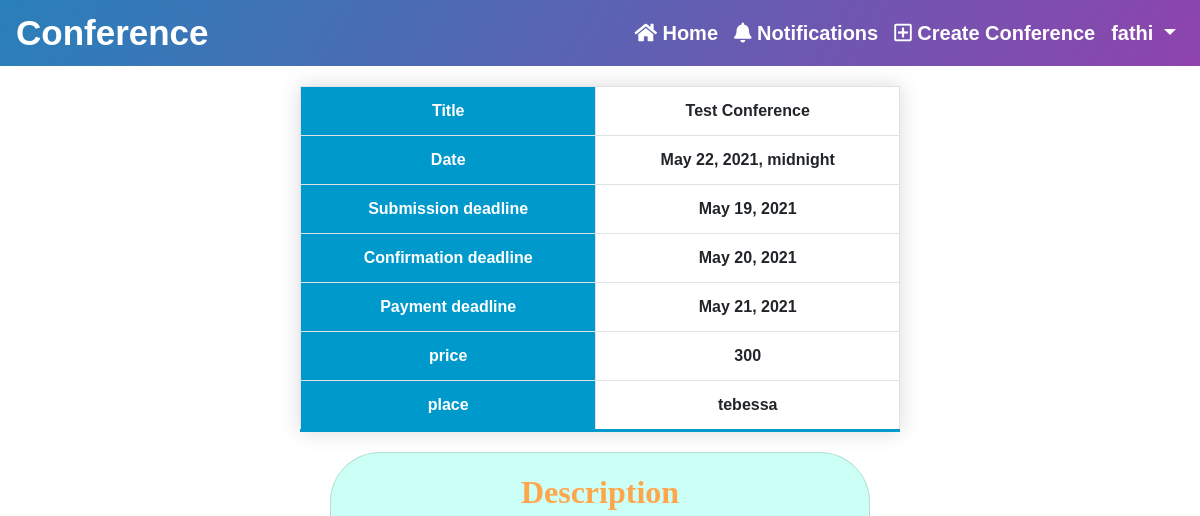
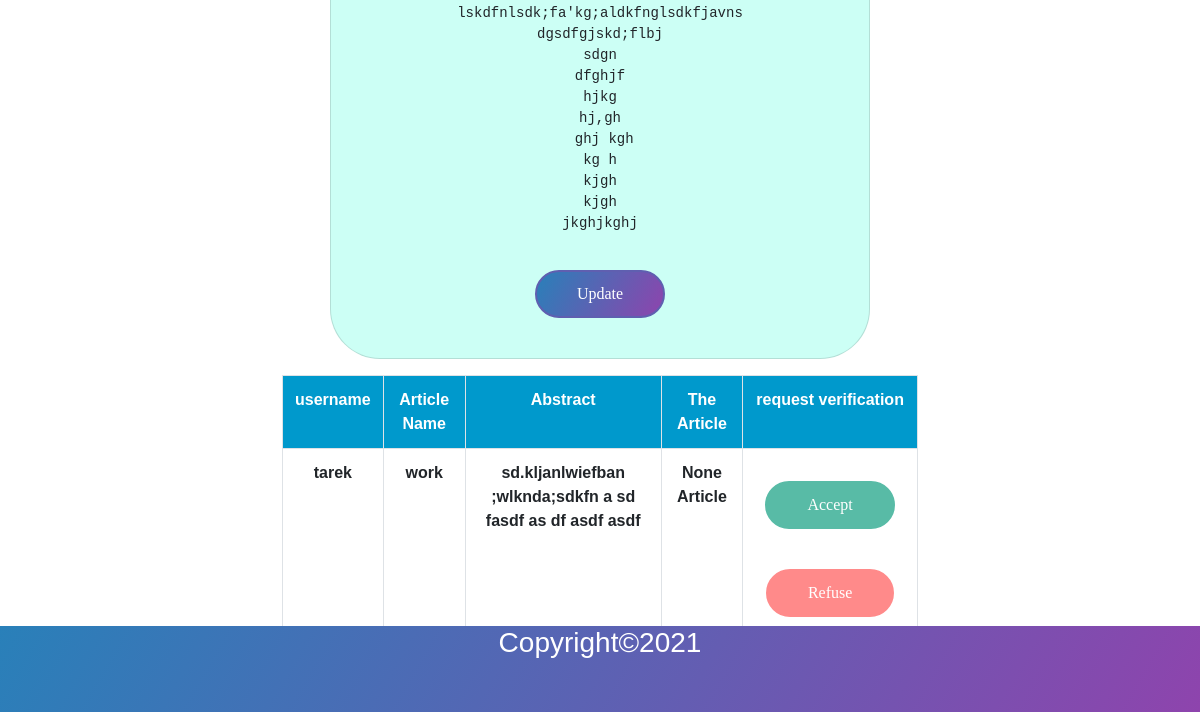
The app's page /conference/2/ (signed in), older data (2 pictures, top to bottom).
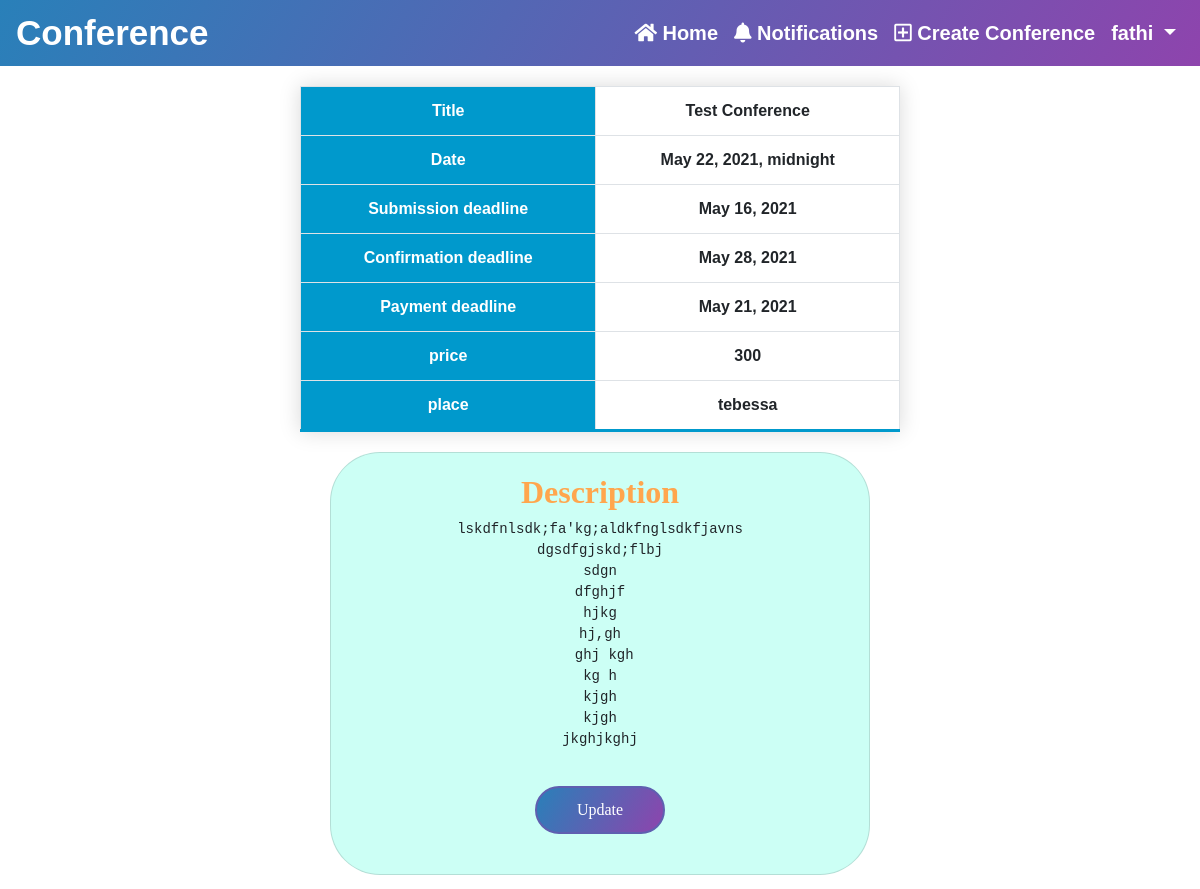
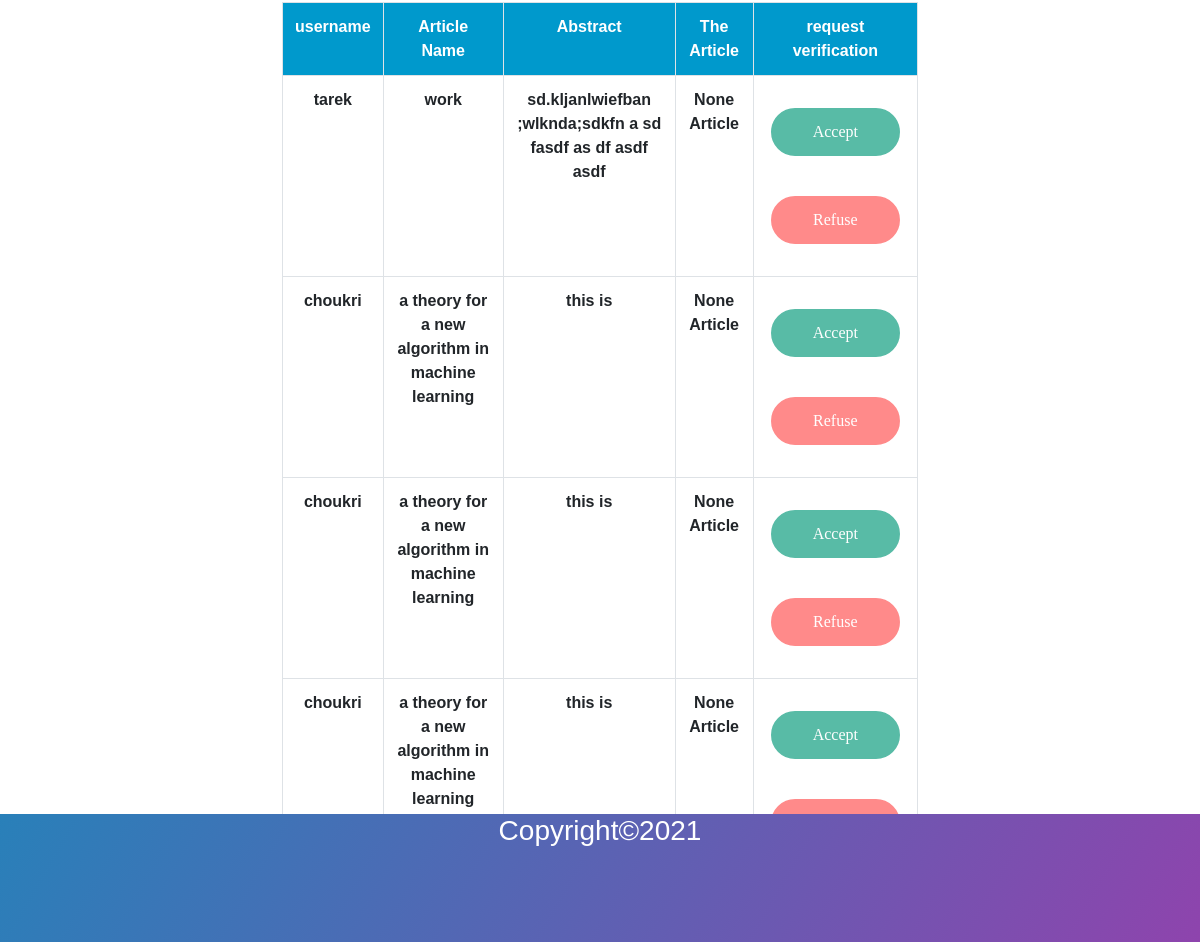
The same page, newer data (2 pictures, top to bottom).
### accounts/models.py (models this page shows, shortened)
class User(AbstractBaseUser):
    email = models.EmailField(verbose_name="email", max_length=254, unique=True)
    username = models.CharField(max_length=50, unique=True)
    first_name = models.CharField(max_length=20)
    last_name = models.CharField(max_length=20)
    date_joined = models.DateTimeField(verbose_name="join date", auto_now_add=True)
    last_login = models.DateTimeField(verbose_name="last login", auto_now=True)
    is_active = models.BooleanField(default=True)
    is_staff = models.BooleanField(default=False)
    is_admin = models.BooleanField(default=False)
    is_superuser = models.BooleanField(default=False)
    USERNAME_FIELD = 'email'
    REQUIRED_FIELDS = ['username', 'first_name', 'last_name']
    objects = UserManager()
    def __str__(self):
        return self.username

### conferences/models.py (models this page shows, shortened)
class Conference(models.Model):
    title = models.CharField(max_length=50)
    description = models.TextField(verbose_name='description')
    place = models.CharField(max_length=50)
    created_date = models.DateTimeField(auto_now_add=True)
    date = models.DateTimeField()
    submission_deadline = models.DateField()
    confirmation_deadline = models.DateField(null=True, blank=True)
    payment_deadline = models.DateField(null=True, blank=True)
    price = models.CharField(max_length=20, null=True, blank=True)
    organizer = models.ForeignKey(User, on_delete=models.RESTRICT)
    def can_confirm(self):
        if timezone.now().date() <= self.submission_deadline or timezone.now().date() > self.confirmation_deadline:
            return False
        return True

class Submission(models.Model):
    STATUS = (
        (0, 'waiting'),
        (1, 'accepted'),
        (2, 'refused'),
        (3, 'confirmed'),
    )
    first_name = models.CharField(max_length=20)
    last_name = models.CharField(max_length=20)
    email = models.EmailField(verbose_name="email", max_length=254, unique=False)
    article_name = models.CharField(max_length=100)
    abstract = models.TextField(verbose_name='abstract')
    article = models.FileField(null=True, blank=True, upload_to='files')
    authors = models.ManyToManyField(Author, related_name='article_authors', null=True, blank=True)
    status = models.IntegerField(choices=STATUS, default=0)
    demand_date = models.DateTimeField(auto_now_add=True)
    user = models.ForeignKey(User, on_delete=models.CASCADE)
    conference = models.ForeignKey(Conference, on_delete=models.CASCADE)

### conferences/views.py (the view)
class ConferenceView(generic.DetailView):
    model = Conference
    pk_url_kwarg = 'pk'
    def get_context_data(self, **kwargs):
        context = super().get_context_data(**kwargs)
        context['submission_list'] = Submission.objects.filter(conference=self.kwargs['pk'])
        return context

### conferences/templates/conferences/conference.html (shortened to what this page needs)
{% extends 'base.html' %}
{% load humanize %}
{% block content %}
    <table class="table table-bordered" id="table" align="center">
        <tr>
            <th>Title</th>
            <td>{{ conference.title }}</td>
        </tr>
        <tr >
            <th>Date</th>
            <td>{{ conference.date }}</td>
        </tr>
        <tr>
            <th>Submission deadline</th>
            <td>{{ conference.submission_deadline }}</td>
        </tr>
        <tr>
            <th>Confirmation deadline</th>
            <td>{{ conference.confirmation_deadline }}</td>
        </tr>
        <tr>
            <th>Payment deadline</th>
            <td>{{ conference.payment_deadline }}</td>
        </tr>
        <tr>
            <th>price</th>
            <td>{{ conference.price }}</td>
        </tr>
        <tr>
            <th>place</th>
            <td>{{ conference.place }}</td>
        </tr>
    </table>
    <div class="card mb-3" style="max-width: 540px;" id="container">
        <div class="row no-gutters">
            <div class="col-md-12">
                <div class="card-body text-center">
                    <h2 class="descreption" > Description </h2>
                    <pre>{{ conference.description }}</pre>
                    {% if conference.organizer != request.user %}
                        {% if conference.can_submit %}
                            <a href="{% url 'submission_create' conference.pk %}" class="btn btn">Submit</a>
                        {% endif %}
                    {% else %}
                        <a href="{% url 'conference_update' conference.pk %}" class="btn btn">Update</a>
                    {% endif %}
                </div>
            </div>
        </div>
    </div>
    {% if request.user == conference.organizer %}
        <table class="table table-bordered"  align="center" id="users"  >
            <tr>
                <th>username</th>
                <th>Article Name</th>
                <th>Abstract</th>
                <th>The Article</th>
                <th>request verification</th>
            </tr>
            {% for submission in submission_list %}
                <tr>
                    <td>{{ submission.user }}</td>
                    <td>{{ submission.article_name }}</td>
                    <td>{{ submission.abstract }}</td>
                    <td>
                        {% if submission.article %}
                            <a href="{{ submission.article.url }}" download="{{ submission.article.url }}">Download</a>
                        {% else %}
                            None Article
                        {% endif %}
                    </td>
                    <td>
                        <a href="{% url 'submission_accepted' submission.pk %}" class="btn btn0 {% if not conference.can_confirm %}disabled{% endif %}"> Accept </a>
                        <a href="{% url 'submission_refused' submission.pk %}" class="btn btn1 {% if not conference.can_confirm %}disabled{% endif %}"> Refuse </a>
                    </td>
                </tr>
            {% endfor %}
        </table>
    {% endif %}
{% endblock %}

### templates/base.html (shortened to what this page needs)
{% load static %}
<!DOCTYPE html>
<html lang="en">
<head>
    <link rel="stylesheet" href="{% static '/css/nav.css' %}">
    <link rel="stylesheet" href="{% static '/css/sidebar.css' %}">
    <link rel="stylesheet" href="{% static '/css/footer.css' %}">
    <link rel="stylesheet" href="{% static '/css/details.css' %}">
    <link rel="stylesheet" href="{% static '/css/profile.css' %}">
    <link rel="stylesheet" href="{% static '/css/home.css' %}">
    <link rel="stylesheet" href="{% static '/css/notifications.css' %}">
    <link rel="stylesheet" href="{% static '/css/pagination.css' %}">
    <link rel="stylesheet" href="https://pro.fontawesome.com/releases/v5.10.0/css/all.css"
/>
    <link rel="stylesheet" href="https://cdn.jsdelivr.net/npm/bootstrap@4.6.0/dist/css/bootstrap.min.css"
>
</head>
<body>
    <main>
        {% include 'includes/nav.html' %}
        <article style="margin: auto; margin-top: 15px; margin-bottom: 5%;">
            {% block content %}{% endblock %}
        </article>
        {% include 'includes/footer.html' %}
    </main>
</body>
</html>

### templates/includes/nav.html (shortened to what this page needs)
<nav class="navbar navbar-expand-lg navbar-light sticky-top" >
    <a href="{% url 'home' %}"id="home">Conference</a>
    <div class="collapse navbar-collapse" id="navbarNavDropdown">
        <ul class="navbar-nav ml-auto ">
            <li class="nav-item ">
                <a href="{% url 'home' %}" class="nav-link">
                    <i class="fa fa-home"></i> Home
                </a>
            </li>
            {% if user.is_authenticated %}
                <li class="nav-item " >
                    <a href="{% url 'notifications' %}" class="nav-link "  >
                        <i class="fas fa-bell"></i> Notifications
                    </a>
                </li>
                <li class="nav-item ">
                    <a href="{% url 'conference_create' %}" class="nav-link" >
                        <i class="far fa-plus-square"></i> Create Conference
                    </a>
                </li>
                <div class="dropdown" >
                    <li class="nav-item " >
                        <a href="#" class=" nav-link  dropdown-toggle"
                           role="button" id="dropdownMenuLink"
                           data-toggle="dropdown" aria-haspopup="true" aria-expanded="false" >
                            {{user.username}}
                        </a>
                    </li>
                </div>
            {% endif %}
        </ul>
    </div>
</nav>

### templates/includes/footer.html
<footer>
  <h3 class="copy">Copyright&copy;2021</h3>
</footer>

### static/css/nav.css (style rules this page uses)
#home { font-size:35px; font-weight: bold; color: #fff; padding-left: 0; line-height: 50px; text-decoration: none; }
.navbar-light { background: linear-gradient(120deg,#2980b9,#8e44ad); }
nav ul li a { color: white !important; line-height: 20px; text-decoration: none; font-size: 20px; padding-bottom: 10px; font-weight: bold; }

### static/css/footer.css (style rules this page uses)
footer { height: 7%; position: fixed; left: 0; bottom: 0; width: 100%; background: linear-gradient(120deg,#2980b9,#8e44ad); color: white; text-align: center; font-weight: bold; font-family: cursive; }

### static/css/details.css (style rules this page uses)
#table { width: 50%; margin-top: 20px; box-shadow: 0 0 20px rgba(0, 0, 0, 0.15); text-align: center; }
th { background-color: #0099cc; color: white; font-weight: bold; }
tr:last-of-type { border-bottom: 3px solid #0099cc; }
td { font-weight: bold; }
#users { width: 53%; text-align: center; }
.btn.btn1 { background: #ff4d4d; border: 2px solid #ff4d4d ; }
.btn.btn0 { background: #009878; border: 2px solid #009878 ; }
.descreption { text-align: center; font-weight: bold; font-family: cursive; color: #ffa64d; }

### static/css/home.css (style rules this page uses)
* { font-family: sans-serif; }
#container { background-color: #ccfff5; margin: auto; margin-top: 20px; border-radius: 50px; }
a.btn { border: 1px; margin: 20px auto; background: linear-gradient(120deg,#2980b9,#8e44ad); text-align: center; border: 2px solid #5F5FB0; padding: 10px 40px; border-radius: 25px; outline: none; color: white; transition: 0.20s; cursor: pointer; transition: 0.25s; font-family: cursive; outline: none; }

Row changes from the older to the newer data that the page shows:
changed Conference "Test Conference": submission_deadline "May 19, 2021" → "May 16, 2021"; confirmation_deadline "May 20, 2021" → "May 28, 2021"
added Submission: user "choukri", article_name "a theory for a new algorithm in machine learning", abstract "this is", article "None Article"
added Submission: user "choukri", article_name "a theory for a new algorithm in machine learning", abstract "this is", article "None Article"
added Submission: user "choukri", article_name "a theory for a new algorithm in machine learning", abstract "this is", article "None Article"
